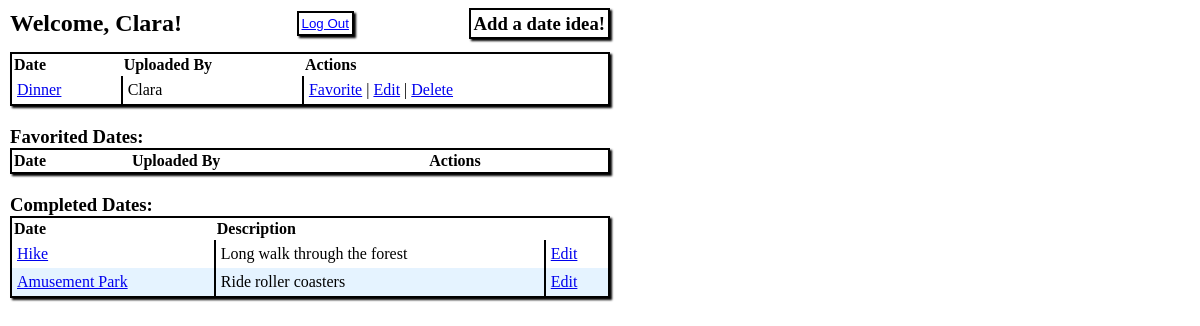
The app's page /success/ (signed in), older data.
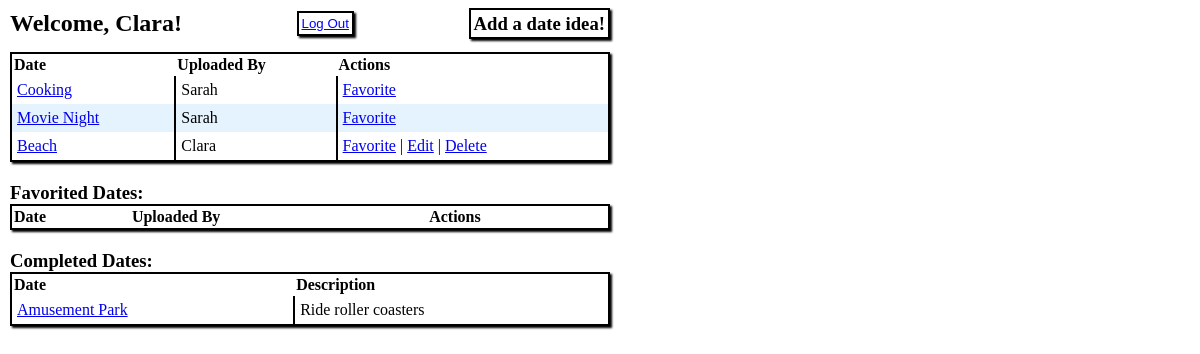
The same page, newer data.
### date_app/models.py (models this page shows, shortened)
class User(models.Model):
    firstname = models.CharField(max_length=45)
    lastname = models.CharField(max_length=45)
    email = models.CharField(max_length=255)
    password = models.CharField(max_length=45)
    created_at = models.DateTimeField(auto_now_add=True)
    updated_at = models.DateTimeField(auto_now=True)
    objects = UsersManager()

class Date(models.Model):
    name = models.CharField(max_length=255)
    description = models.TextField()
    location = models.CharField(max_length=255)
    cost = models.CharField(max_length=5)
    liked_by = models.ManyToManyField(User, related_name="users_who_like")
    completed_by = models.ManyToManyField(User, related_name="users_who_complete")
    uploaded_by = models.ForeignKey(User, related_name = 'user_who_uploaded', on_delete = models.CASCADE)
    created_at = models.DateTimeField(auto_now_add=True)
    updated_at = models.DateTimeField(auto_now=True)
    objects = DateManager()

### date_app/views.py (the view)
# urls.py: path('success/', views.success),
def success(request):
    user = User.objects.get(id=request.session['id'])
    context = {
        "dates": Date.objects.all(),
        "user": user,
        "users": User.objects.all()
    }
    return render(request, 'success.html', context)

### date_app/templates/success.html (shortened to what this page needs)
<!DOCTYPE html>
<html lang='en'>
    <head>
        {% load static %}
        <link rel="stylesheet" href="{% static 'dashboard.css' %}">
    </head>
    <body>
        <div class="wrapper">
            <div class="top">
                <h2>Welcome, {{user.firstname}}!</h2>
                <form action="../../logout/">
                    <button class="button"> Log Out</button>
                </form>
                <h3><a class="button" href="../../add_date/">Add a date idea!</a></h3>
            </div>
            <div class="tables">
                <table>
                    <thead>
                        <th>Date</th>
                        <th>Uploaded By</th>
                        <th>Actions</th>
                    </thead>
                    {% for date in dates %}
                        {% if user not in date.liked_by.all %}
                            {% if user not in date.completed_by.all %}
                                <tr>
                                    <td><a href="../../view/{{ date.id }}/">{{ date.name }}</a></td>
                                    <td>{{ date.uploaded_by.firstname }}</td>
                                    {% if user == date.uploaded_by %}
                                        <td><a href="../../favorite/{{ date.id }}/">Favorite</a> | <a href="../../edit/{{ date.id }}/">Edit</a> | <a href="../../delete/{{ date.id }}/">Delete</a></td>
                                    {% endif %}
                                    {% if user != date.uploaded_by %}
                                        <td><a href="../../favorite/{{ date.id }}/">Favorite</a></td>
                                    {% endif %}
                                </tr>
                            {% endif %}
                        {% endif %}
                    {% endfor %}
                </table>
                <h3>Favorited Dates:</h3>
                <table>
                    <thead>
                        <th>Date</th>
                        <th>Uploaded By</th>
                        <th>Actions</th>
                    </thead>
                </table>
                <h3>Completed Dates:</h3>
                <table name="table1">
                    <thead>
                        <th>Date</th>
                        <th>Description</th>
                    </thead>
                    {% for date in dates %}
                        {% if user in date.completed_by.all %}
                                <tr>
                                    <td><a href="../../view/{{ date.id }}/">{{ date.name }}</a></td>
                                    <td>{{ date.description }}</td>
                                        {% if user == date.uploaded_by %}
                                            <td><a href="../../edit/{{ date.id }}/">Edit</a></td>
                                        {% endif %}
                                </tr>
                        {% endif %}
                    {% endfor %}
                </table>
            </div>
        </div>
    </body>
</html>

### date_app/static/dashboard.css (style rules this page uses)
* { margin: 0px; padding: 0px; }
.wrapper { width: 600px; padding: 10px; }
.top { display: flex; justify-content: space-between; align-items: center; width: 100%; margin-bottom: 15px; }
.top h3 { margin-top: 0px }
h3 { margin-top: 10px }
.button { text-decoration: none; color: black; border: 2px solid black; padding: 3px; box-shadow: 2px 2px 2px black; }
table tr:nth-child(even) td { background-color: #bfe0ff67 }
th { background-color: white; text-align: left; padding: 2px }
tr td { padding: 5px; }
table { width: 100%; margin-bottom: 20px; border: 2px solid black; border-collapse: collapse; box-shadow: 2px 2px 2px black; }
table td + td { border-left:2px solid black; }
form .button { background-color: white; color: blue; text-decoration: underline }

Row changes from the older to the newer data that the page shows:
removed Date: name "Dinner", uploaded_by.firstname "Clara", shown under "Add a date idea!"
removed Date: name "Hike", description "Long walk through the forest", shown under "Completed Dates:"
added Date: name "Cooking", uploaded_by.firstname "Sarah", shown under "Add a date idea!"
added Date: name "Movie Night", uploaded_by.firstname "Sarah", shown under "Add a date idea!"
added Date: name "Beach", uploaded_by.firstname "Clara", shown under "Add a date idea!"
